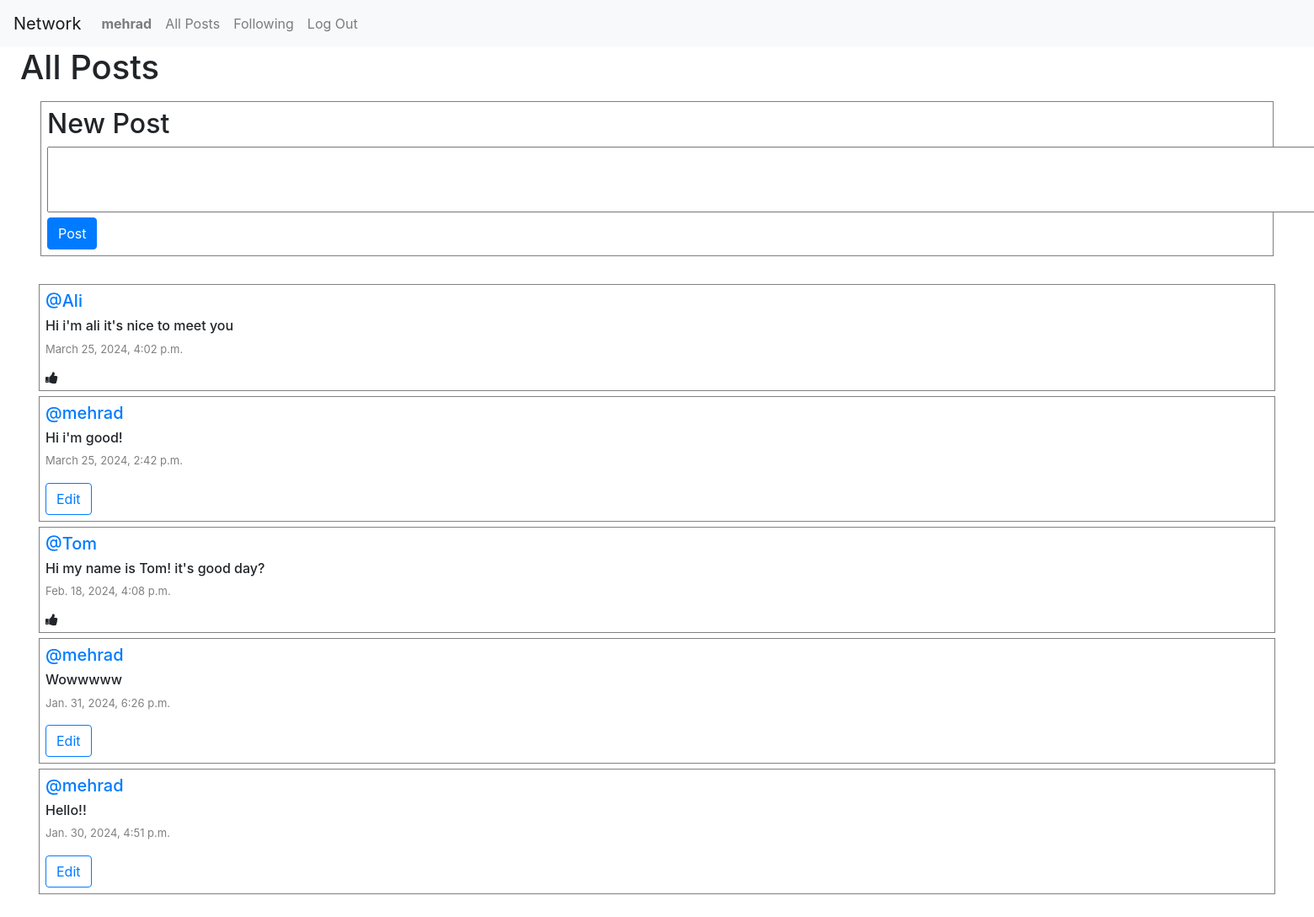
/ (signed in), run on the app's committed database.
### network/models.py (models this page shows, shortened)
class User(AbstractUser):
    pass

class Post(models.Model):
    content =models.CharField(max_length=150)
    user = models.ForeignKey(User, on_delete=models.CASCADE , related_name="author")
    date = models.DateTimeField(auto_now_add=True)
    liked = models.ManyToManyField('User', default=None, blank=True, related_name='post_likes')

### network/views.py (the view)
# urls.py: path("", views.index, name="index"),
def index(request):
    allPosts = Post.objects.all().order_by("id").reverse()
    paginator = Paginator(allPosts, 10)
    pageNumber = request.GET.get('page')
    posts_inside_the_page = paginator.get_page(pageNumber)
    allLikes = Like.objects.all()
    liked_people = []
    try:
      for like in allLikes:
        if like.user.id == request.user.id:
            liked_people.append(like.post.id)
    except:
      liked_people = []
    return render(request, "network/index.html",{
        "allPosts": allPosts,
        "posts_inside_the_page": posts_inside_the_page,
        "liked_people": liked_people
        })

### network/templates/network/index.html (shortened to what this page needs)
{% extends "network/layout.html" %}
{% block body %}
    <h1 class="mx-4">All Posts</h1>
    {% if user.is_authenticated %}
        <div class="my-3 mx-5 postInput">
        <h2>New Post</h2>
        <form action="{% url 'newPost' %}" method="post">
            <textarea name="content" cols="150" rows="3"></textarea>
            <br>
            <input type="submit" value="Post" class="btn btn-primary">
        </form>
        </div>
    {% endif %}
    <div class="allPosts">
        {% for post in posts_inside_the_page %}
            <div class="row post mx-3">
                <h5 class="username"><a href="{% url 'profile' user_id=post.user.id %}">@{{ post.user }}</a></h5>
                <h6 class="content" id="content_{{ post.id }}">{{ post.content }}</h6>
                <p class="date">{{ post.date }}</p>
                {% if user.is_authenticated %}
                    {% if user == post.user %}
                        <div class="d-flex justify-content-aroun">
                            <button class="btn btn-outline-primary" data-toggle="modal" data-target="#modal_edit_post_{{ post.id }}">Edit</button>
                        </div>
                    {% else %}
                        {% if post.id not in liked_people %}
                            <i onclick="likeHandler({{ post.id }})" class="fa fa-thumbs-up like-icon" id="{{ post.id }}"></i>
                        {% else %}
                            <i onclick="likeHandler({{ post.id }})" class="fa fa-thumbs-down like-icon" id="{{ post.id }}"></i>
                        {% endif %}
                    {% endif %}
                {% endif %}
            </div>
        {% endfor %}
    </div>
{% endblock %}

### network/templates/network/layout.html (shortened to what this page needs)
{% load static %}
<!DOCTYPE html>
<html lang="en">
    <head>
        <link rel="stylesheet" href="https://stackpath.bootstrapcdn.com/bootstrap/4.4.1/css/bootstrap.min.css">
        <link href="{% static 'network/styles.css' %}" rel="stylesheet">
        <link rel="stylesheet" href="https://cdnjs.cloudflare.com/ajax/libs/font-awesome/4.7.0/css/font-awesome.min.css">
    </head>
    <body>
        <nav class="navbar navbar-expand-lg navbar-light bg-light">
            <a class="navbar-brand" href="{% url 'index' %}">Network</a>
            <div>
              <ul class="navbar-nav mr-auto">
                {% if user.is_authenticated %}
                    <li class="nav-item">
                        <a class="nav-link" href="{% url 'profile' user_id=user.id %}"><strong>{{ user.username }}</strong></a>
                    </li>
                {% endif %}
                <li class="nav-item">
                  <a class="nav-link" href="{% url 'index' %}">All Posts</a>
                </li>
                {% if user.is_authenticated %}
                    <li class="nav-item">
                        <a class="nav-link" href="{% url 'following' %}">Following</a>
                    </li>
                    <li class="nav-item">
                        <a class="nav-link" href="{% url 'logout' %}">Log Out</a>
                    </li>
                {% endif %}
              </ul>
            </div>
          </nav>
        <div class="body">
            {% block body %}
            {% endblock %}
        </div>
    </body>
</html>

### network/static/network/styles.css (style rules this page uses)
.allPosts { display: flex; flex-direction: column; justify-content: flex-start; margin: 30px; }
.postInput { border: 1px solid gray; padding: 7px; }
.post { display: flex; flex-direction: column; justify-content: center; border: 1px solid gray; margin: 3px; padding: 7px; }
.date { font-size:small; color: gray; }
.fa { cursor: pointer; user-select: none; }

### data on the page
User: username "mehrad"
Post: user "Ali", content "Hi i'm ali it's nice to meet you", date "March 25, 2024, 4:02 p.m."
Post: user "mehrad", content "Hi i'm good!", date "March 25, 2024, 2:42 p.m."
Post: user "Tom", content "Hi my name is Tom! it's good day?", date "Feb. 18, 2024, 4:08 p.m."
Post: user "mehrad", content "Wowwwww", date "Jan. 31, 2024, 6:26 p.m."
Post: user "mehrad", content "Hello!!", date "Jan. 30, 2024, 4:51 p.m."
